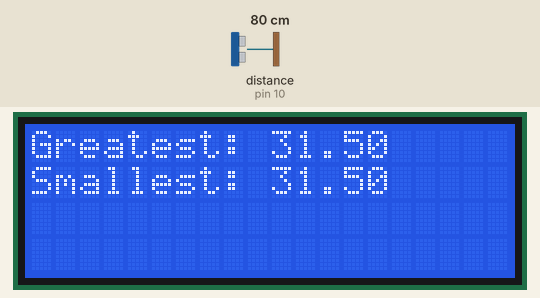
Recording of a sketch running on a simulated Arduino Uno, built with avr-gcc and run on an emulated ATmega328P. Shown: 20×4 character LCD. The inputs (shaded band) are chosen by the test bench; at power-on: distance to the obstacle (sensor on pin 10) 80 cm.

Above: at 1.2 s.
1.3 s: distance to the obstacle (sensor on pin 10) set to 250 cm
At 2.1 s:
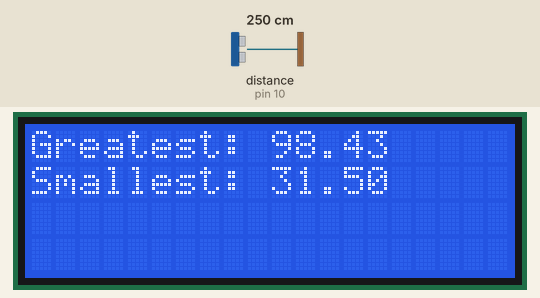
4.4 s: distance to the obstacle (sensor on pin 10) set to 2 cm
At 5.1 s:
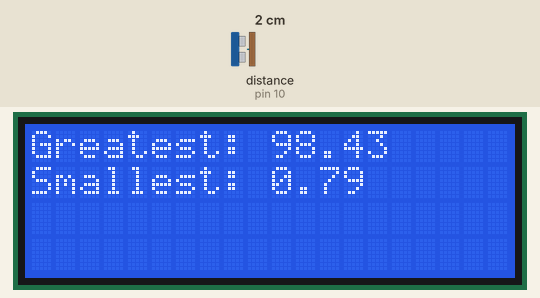
5.9 s: distance to the obstacle (sensor on pin 10) set to 299 cm
At 6.9 s:
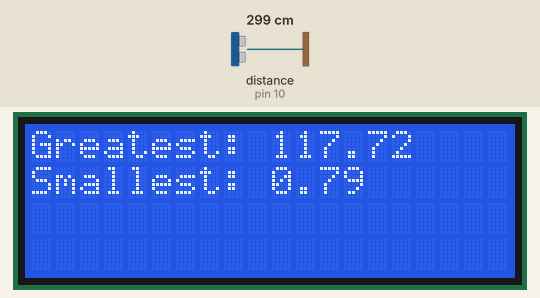
Timing chart, 0 to 8.9 s (numbered marks = the images above; inputs shaded):
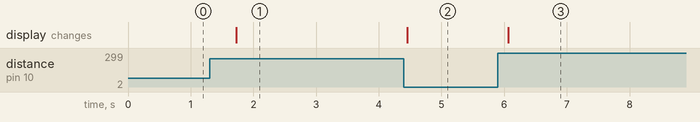

The sketch:

Level_2_Challenge_02.ino
```cpp
#include <UltraDistSensor.h>
#include <LiquidCrystal_I2C.h> // includes the LiquidCrystal Library
#include <Wire.h>

LiquidCrystal_I2C lcd(0x3F, 20, 4);
UltraDistSensor scanner;
float distance;

float largestDistance = 0;
float smallestDistance = 200;

void setup() {

  lcd.init();
  lcd.backlight();
  scanner.attach(9, 10);

}

void loop() {

  lcd.clear();

  distance = scanner.distanceInInch();

  if(distance > largestDistance){
    largestDistance = distance;
  }

  if(distance < smallestDistance){
    smallestDistance = distance;
  }

  lcd.setCursor(0, 0);
  lcd.print("Greatest: ");
  lcd.print(largestDistance);

  lcd.setCursor(0, 1);
  lcd.print("Smallest: ");
  lcd.print(smallestDistance);

  delay(500);

}
```

Measured:
- after the input at 1.3 s, the display: changes after 0.43 s (image 1)
- after the input at 4.4 s, the display: changes after 0.05 s (image 2)
- after the input at 5.9 s, the display: changes after 0.17 s (image 3)
